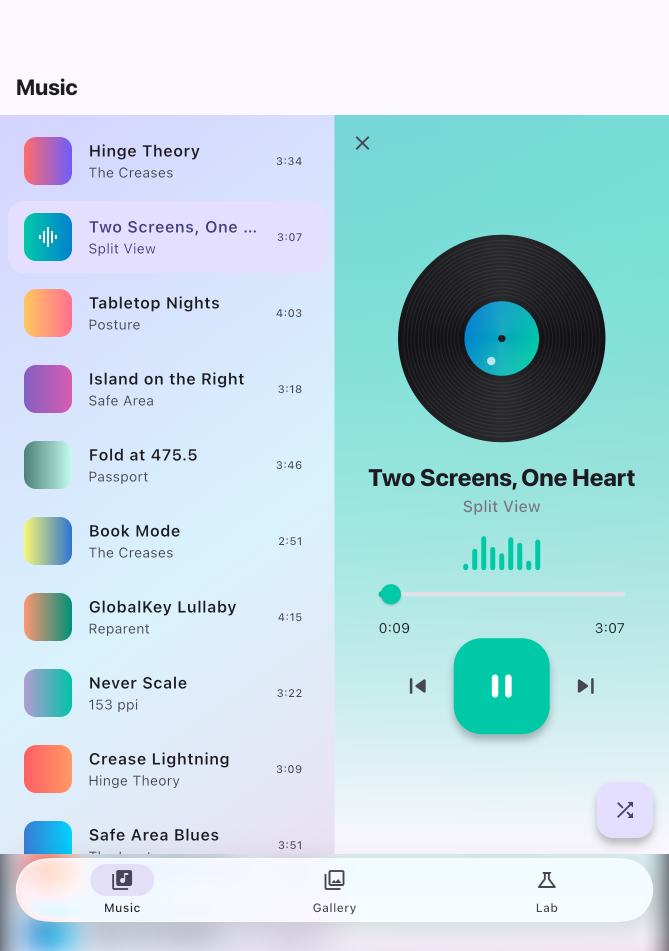
#> input picture example/tool/glass/bar.webp, 1338 x 1902 px (shown at 1/2 size)
$ python crop_glass.py ../example/tool/glass/bar.webp ../example/tool/glass/dark.webp
#> lines starting #> are read from the running program, lines starting #| are printed output that depends on the picture
#!/usr/bin/env python3
# crops the two tool/glass_demo.dart screenshots (iPad Pro 13-inch simulator,
# 2x) to the full Duo screens the glass gallery shows:
#   python3 tool/crop_glass.py rail.png bar.png
import sys
from pathlib import Path

from PIL import Image

root = Path(__file__).resolve().parent.parent
# the demo centres each screen on the 1032 pt wide iPad, 24 pt from the top
for name, shot, (w, h) in [
    ('rail', sys.argv[1], (951, 669)),
    ('bar', sys.argv[2], (669, 951)),
]:
    x = (1032 - w) / 2
    box = [round(v * 2) for v in (x, 24, x + w, 24 + h)]
    Image.open(shot).convert('RGB').crop(box).save(
        root / 'example/tool/glass' / f'{name}.webp', lossless=True, method=6)
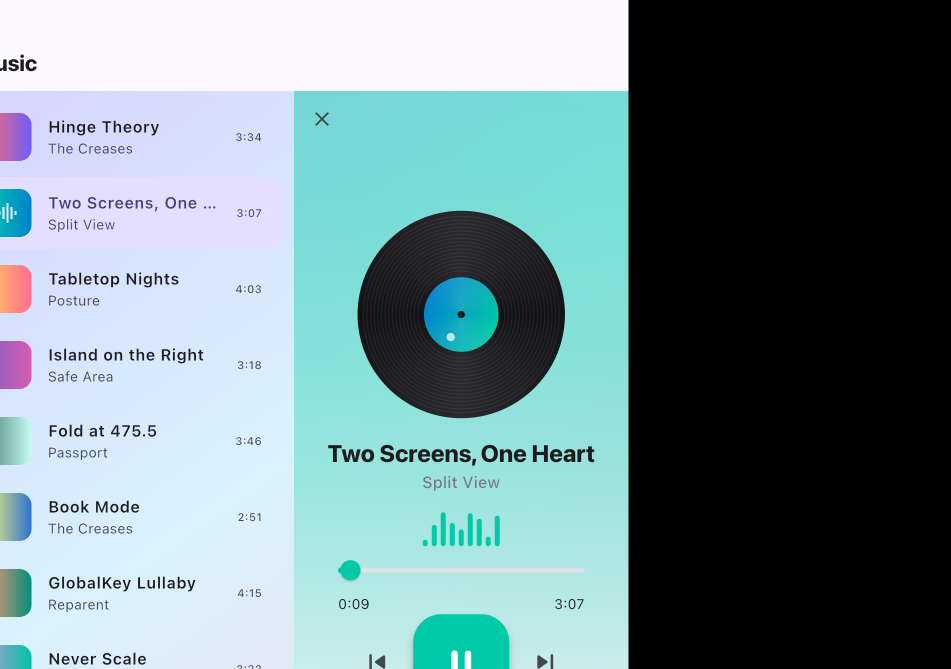
#> saved as rail.webp: PIL image 1902x1338 RGB (shown at 1/2 size); mean R, G, B 114.8, 139.4, 144.5
    print(name, box)
#| rail [81, 48, 1983, 1386]
#> pass 2 of the loop `for name, shot, (w, h) in [`:
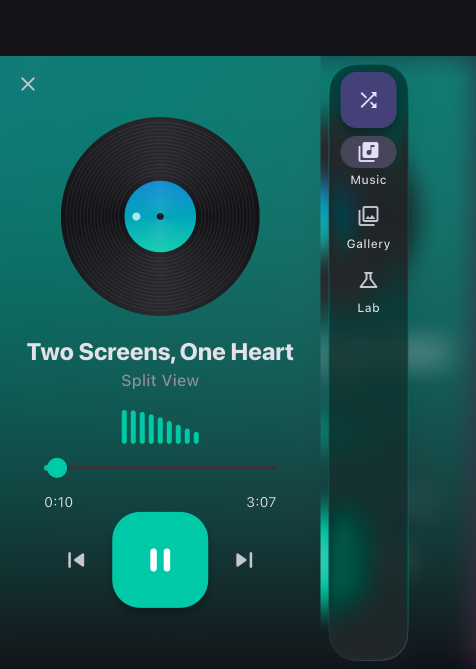
#> input picture example/tool/glass/dark.webp, 951 x 1338 px (shown at 1/2 size)
#> `Image.open(shot).convert('RGB').crop(box).save( root / 'example/tool/g..`:
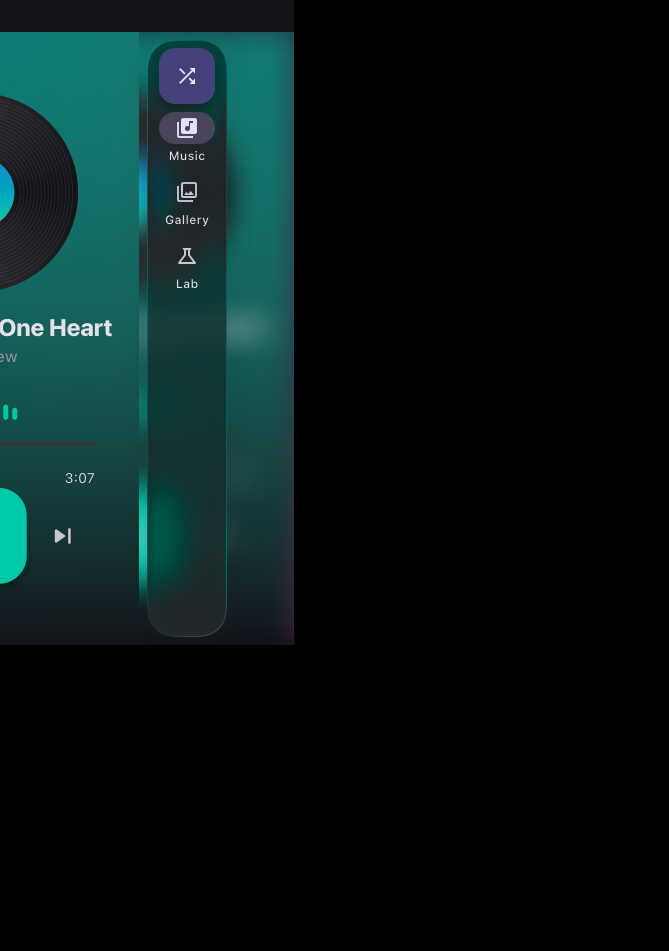
#> saved as bar.webp: PIL image 1338x1902 RGB (shown at 1/2 size); mean R, G, B 7.2, 21.7, 21.4
#| bar [363, 48, 1701, 1950]
